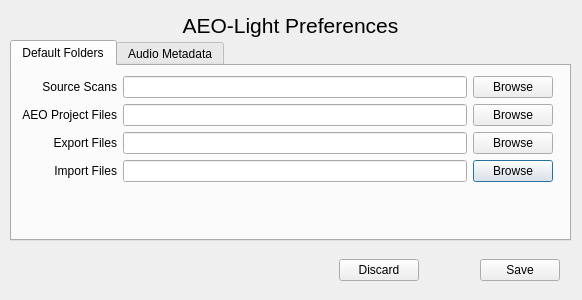
<?xml version="1.0" encoding="UTF-8"?>
<ui version="4.0">
 <class>preferencesdialog</class>
 <widget class="QDialog" name="preferencesdialog">
  <property name="geometry">
   <rect>
    <x>0</x>
    <y>0</y>
    <width>582</width>
    <height>300</height>
   </rect>
  </property>
  <property name="windowTitle">
   <string>Dialog</string>
  </property>
  <property name="whatsThis">
   <string/>
  </property>
  <widget class="QLabel" name="label_2">
   <property name="geometry">
    <rect>
     <x>10</x>
     <y>10</y>
     <width>561</width>
     <height>31</height>
    </rect>
   </property>
   <property name="font">
    <font>
     <pointsize>16</pointsize>
     <bold>false</bold>
    </font>
   </property>
   <property name="text">
    <string>AEO-Light Preferences</string>
   </property>
   <property name="scaledContents">
    <bool>false</bool>
   </property>
   <property name="alignment">
    <set>Qt::AlignCenter</set>
   </property>
  </widget>
  <widget class="QWidget" name="horizontalLayoutWidget">
   <property name="geometry">
    <rect>
     <x>339</x>
     <y>250</y>
     <width>221</width>
     <height>41</height>
    </rect>
   </property>
   <layout class="QHBoxLayout" name="horizontalLayout">
    <item>
     <widget class="QPushButton" name="discardButton">
      <property name="text">
       <string>Discard</string>
      </property>
      <property name="autoDefault">
       <bool>false</bool>
      </property>
     </widget>
    </item>
    <item>
     <spacer name="horizontalSpacer">
      <property name="orientation">
       <enum>Qt::Horizontal</enum>
      </property>
      <property name="sizeHint" stdset="0">
       <size>
        <width>40</width>
        <height>20</height>
       </size>
      </property>
     </spacer>
    </item>
    <item>
     <widget class="QPushButton" name="saveButton">
      <property name="text">
       <string>Save</string>
      </property>
      <property name="autoDefault">
       <bool>false</bool>
      </property>
     </widget>
    </item>
   </layout>
  </widget>
  <widget class="QTabWidget" name="tabWidget">
   <property name="geometry">
    <rect>
     <x>10</x>
     <y>40</y>
     <width>561</width>
     <height>201</height>
    </rect>
   </property>
   <property name="currentIndex">
    <number>0</number>
   </property>
   <widget class="QWidget" name="folderTab">
    <attribute name="title">
     <string>Default Folders</string>
    </attribute>
    <widget class="QWidget" name="gridLayoutWidget">
     <property name="geometry">
      <rect>
       <x>10</x>
       <y>10</y>
       <width>531</width>
       <height>151</height>
      </rect>
     </property>
     <layout class="QGridLayout" name="gridLayout">
      <item row="2" column="0">
       <widget class="QLabel" name="label_5">
        <property name="text">
         <string>Export Files</string>
        </property>
        <property name="alignment">
         <set>Qt::AlignRight|Qt::AlignTrailing|Qt::AlignVCenter</set>
        </property>
       </widget>
      </item>
      <item row="1" column="2">
       <widget class="QPushButton" name="browseForProjectButton">
        <property name="text">
         <string>Browse</string>
        </property>
        <property name="autoDefault">
         <bool>false</bool>
        </property>
       </widget>
      </item>
      <item row="0" column="2">
       <widget class="QPushButton" name="browseForSourceButton">
        <property name="text">
         <string>Browse</string>
        </property>
        <property name="autoDefault">
         <bool>false</bool>
        </property>
       </widget>
      </item>
      <item row="0" column="1">
       <widget class="QLineEdit" name="sourceText"/>
      </item>
      <item row="2" column="2">
       <widget class="QPushButton" name="browseForExportButton">
        <property name="text">
         <string>Browse</string>
        </property>
        <property name="autoDefault">
         <bool>false</bool>
        </property>
       </widget>
      </item>
      <item row="1" column="1">
       <widget class="QLineEdit" name="projectText"/>
      </item>
      <item row="2" column="1">
       <widget class="QLineEdit" name="exportText"/>
      </item>
      <item row="1" column="0">
       <widget class="QLabel" name="label_4">
        <property name="text">
         <string>AEO Project Files</string>
        </property>
        <property name="alignment">
         <set>Qt::AlignRight|Qt::AlignTrailing|Qt::AlignVCenter</set>
        </property>
       </widget>
      </item>
      <item row="0" column="0">
       <widget class="QLabel" name="label_3">
        <property name="text">
         <string>Source Scans</string>
        </property>
        <property name="alignment">
         <set>Qt::AlignRight|Qt::AlignTrailing|Qt::AlignVCenter</set>
        </property>
       </widget>
      </item>
      <item row="4" column="1">
       <spacer name="verticalSpacer">
        <property name="orientation">
         <enum>Qt::Vertical</enum>
        </property>
        <property name="sizeHint" stdset="0">
         <size>
          <width>20</width>
          <height>40</height>
         </size>
        </property>
       </spacer>
      </item>
      <item row="3" column="0">
       <widget class="QLabel" name="label_8">
        <property name="text">
         <string>Import Files</string>
        </property>
        <property name="alignment">
         <set>Qt::AlignRight|Qt::AlignTrailing|Qt::AlignVCenter</set>
        </property>
       </widget>
      </item>
      <item row="3" column="1">
       <widget class="QLineEdit" name="importText"/>
      </item>
      <item row="3" column="2">
       <widget class="QPushButton" name="browseForImportButton">
        <property name="text">
         <string>Browse</string>
        </property>
       </widget>
      </item>
     </layout>
    </widget>
   </widget>
   <widget class="QWidget" name="metadataTab">
    <attribute name="title">
     <string>Audio Metadata</string>
    </attribute>
    <widget class="QWidget" name="gridLayoutWidget_2">
     <property name="geometry">
      <rect>
       <x>10</x>
       <y>10</y>
       <width>541</width>
       <height>161</height>
      </rect>
     </property>
     <layout class="QGridLayout" name="gridLayout_2">
      <item row="1" column="0">
       <widget class="QLabel" name="label_6">
        <property name="text">
         <string>Archive Location</string>
        </property>
        <property name="alignment">
         <set>Qt::AlignRight|Qt::AlignTrailing|Qt::AlignVCenter</set>
        </property>
       </widget>
      </item>
      <item row="0" column="0">
       <widget class="QLabel" name="label">
        <property name="text">
         <string>Originator</string>
        </property>
        <property name="alignment">
         <set>Qt::AlignRight|Qt::AlignTrailing|Qt::AlignVCenter</set>
        </property>
       </widget>
      </item>
      <item row="2" column="0">
       <widget class="QLabel" name="label_7">
        <property name="text">
         <string>Copyright</string>
        </property>
        <property name="alignment">
         <set>Qt::AlignRight|Qt::AlignTrailing|Qt::AlignVCenter</set>
        </property>
       </widget>
      </item>
      <item row="3" column="0">
       <spacer name="verticalSpacer_2">
        <property name="orientation">
         <enum>Qt::Vertical</enum>
        </property>
        <property name="sizeHint" stdset="0">
         <size>
          <width>20</width>
          <height>40</height>
         </size>
        </property>
       </spacer>
      </item>
      <item row="0" column="1">
       <widget class="QLineEdit" name="originatorText">
        <property name="toolTip">
         <string>Name of the originator of the audio file</string>
        </property>
        <property name="whatsThis">
         <string>ASCII string (maximum 32 characters) containing the name of the originator/producer of the audio file. If the length of the string is less than 32 characters, the field is ended by a null character. (Established in version 0 of the BWF specification.)</string>
        </property>
        <property name="maxLength">
         <number>32</number>
        </property>
       </widget>
      </item>
      <item row="1" column="1">
       <widget class="QLineEdit" name="archiveLocationText">
        <property name="toolTip">
         <string>Where the subject of the file is archived</string>
        </property>
        <property name="whatsThis">
         <string>Archival Location: Indicates where the subject of the file is archived. This will be included in the INFO chunk of the audio file as IARL.</string>
        </property>
       </widget>
      </item>
      <item row="2" column="1">
       <widget class="QLineEdit" name="copyrightText">
        <property name="toolTip">
         <string>Copyright information for the file</string>
        </property>
        <property name="whatsThis">
         <string>Copyright: Records the copyright information and other restrictions (donor, privacy, etc.) for the file. For example, Copyright Encyclopedia International 1991. If there are multiple copyrights, separate them by a semicolon followed by a space. This will be written to the INFO chunk of the audio file as ICOP.</string>
        </property>
       </widget>
      </item>
     </layout>
    </widget>
   </widget>
  </widget>
 </widget>
 <tabstops>
  <tabstop>tabWidget</tabstop>
  <tabstop>sourceText</tabstop>
  <tabstop>browseForSourceButton</tabstop>
  <tabstop>projectText</tabstop>
  <tabstop>browseForProjectButton</tabstop>
  <tabstop>exportText</tabstop>
  <tabstop>browseForExportButton</tabstop>
  <tabstop>originatorText</tabstop>
  <tabstop>archiveLocationText</tabstop>
  <tabstop>copyrightText</tabstop>
  <tabstop>discardButton</tabstop>
  <tabstop>saveButton</tabstop>
 </tabstops>
 <resources/>
 <connections/>
</ui>
